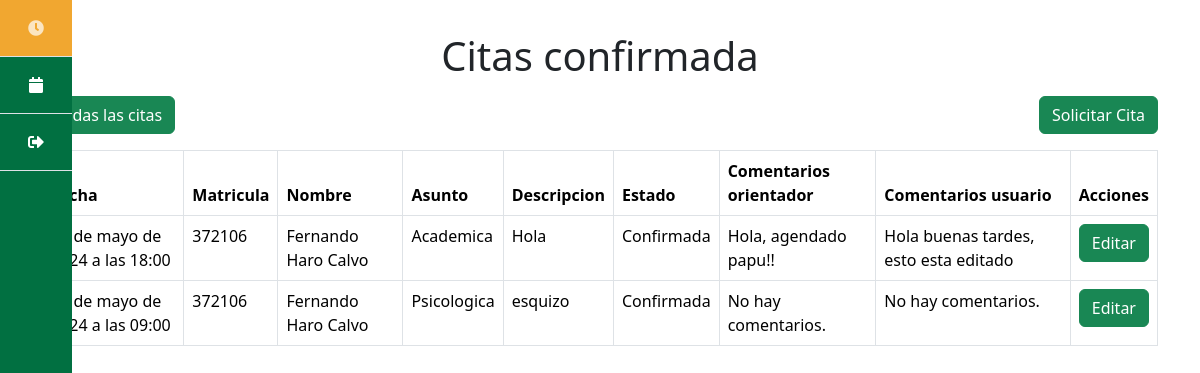
The page /citas_confirmadas/ (signed in) on the database as committed earlier.
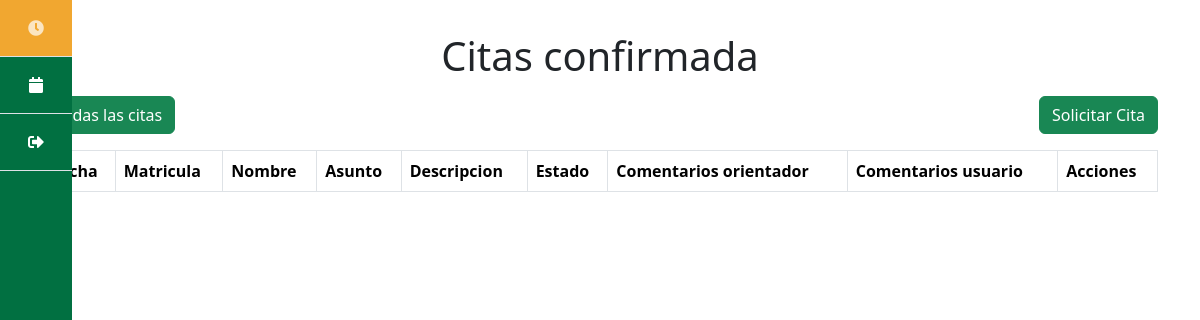
The same page on the database as committed later.
### paginas/models.py (models this page shows, shortened)
class Cita(models.Model):
    PENDIENTE = 'Pendiente'
    CONFIRMADA = 'Confirmada'
    DECLINADA = 'Declinada'
    ESTADOS_CITA = [
        (PENDIENTE, 'Pendiente'),
        (CONFIRMADA, 'Confirmada'),
        (DECLINADA, 'Declinada'),
    ]
    HOMBRE = 'Hombre'
    MUJER = 'Mujer'
    PREFIERO_NO_DECIRLO = 'Prefiero no decirlo'
    GENERO = [
        (HOMBRE, 'Hombre'),
        (MUJER, 'Mujer'),
        (PREFIERO_NO_DECIRLO, 'Prefiero no decirlo'),
    ]
    INGENIERIA_CIVIL = 'Ingenieria Civil'
    INGENIERIA_ELECTRONICA = 'Ingenieria en Electronica'
    INGENIERIA_COMPUTACION = 'Ingenieria en Computacion'
    INGENIERIA_INDUSTRIAL = 'Ingenieria Industrial'
    INGENIERIA_NANOTECNOLOGIA = 'Ingenieria en Nanatecnologia'
    INGENIERIA_SOFTWARE = 'Ingenieria en Software'
    BIOINGENIERIA = 'Bioingenieria'
    ARQUITECTURA = 'Arquitectura'
    CARRERAS = [
        (INGENIERIA_CIVIL,  'Ingenieria Civil'),
        (INGENIERIA_ELECTRONICA,  'Ingenieria en Electronica'),
        (INGENIERIA_COMPUTACION,  'Ingenieria en Computacion'),
        (INGENIERIA_INDUSTRIAL,  'Ingenieria Industrial'),
        (INGENIERIA_NANOTECNOLOGIA,  'Ingenieria en Nanotecnologia'),
        (INGENIERIA_SOFTWARE,  'Ingenieria en Software y Tecnologias Emergentes'),
        (BIOINGENIERIA,  'Bioingenieria'),
        (ARQUITECTURA,  'Arquitectura'),
    ]
    ACADEMICA = 'Academica'
    PERSONAL = 'Personal'
    VOCACIONAL = 'Vocacional'
    BAJA = 'Baja'
    PSICOLOGICA = 'Psicologica'
    ASUNTOS = [
        (ACADEMICA, 'Academica'),
        (PERSONAL, 'Personal'),
        (VOCACIONAL, 'Vocacional'),
        (BAJA, 'Baja'),
        (PSICOLOGICA, 'Psicologica'),
    ]
    PRIMERO = '1'
    SEGUNDO = '2'
    TERCERO = '3'
    CUARTO = '4'
    QUINTO = '5'
    SEXTO = '6'
    SEPTIMO = '7'
    OCTAVO = '8'
    NOVENO = '9'
    SEMESTRES = [
        (PRIMERO, '1'),
        (SEGUNDO, '2'),
        (TERCERO, '3'),
        (CUARTO, '4'),
        (QUINTO, '5'),
        (SEXTO, '6'),
        (SEPTIMO, '7'),
        (OCTAVO, '8'),
        (NOVENO, '9'),
    ]
    matricula = models.CharField(max_length=8)
    apellido_paterno = models.CharField(max_length=20)
    apellido_materno = models.CharField(max_length=20)
    nombre = models.CharField(max_length=40)
    descripcion = models.TextField(max_length=200)
    fecha = models.DateTimeField()
    semestre = models.CharField(
        max_length=2,
        choices=SEMESTRES,
        default=PRIMERO
    )
    comentarios_orientador = models.TextField(
        max_length=200,
        default="No hay comentarios."
    )
    comentarios_usuario = models.TextField(
        max_length=200,
        default="No hay comentarios."
    )
    sexo = models.CharField(
        max_length=20,
        choices=GENERO,
        default=PREFIERO_NO_DECIRLO,
    )
    estado = models.CharField(
        max_length=11,
        choices=ESTADOS_CITA,
        default=PENDIENTE,
    )
    carrera = models.CharField(
        max_length=50,
        choices=CARRERAS,
        default=INGENIERIA_SOFTWARE
    )
    asunto = models.CharField(
        max_length=50,
        choices=ASUNTOS,
        default=ACADEMICA
    )
    solicitada = models.DateTimeField(auto_now_add=True)
    user = models.ForeignKey(User, on_delete=models.CASCADE)

### paginas/views.py (the view)
# urls.py: path('citas_confirmadas/', views.citas_confirmadas, name = 'citas_confirmadas'),
def citas_confirmadas(request):
    if request.user.is_staff:
        citas = Cita.objects.filter(estado='Confirmada').order_by('-fecha')
    else:
        citas = Cita.objects.filter(
            estado='Confirmada', user=request.user).order_by('-fecha')
    return render(request, 'citas_confirmadas.html', {
        'citas': citas})

### paginas/templates/citas_confirmadas.html
{% extends 'base.html' %} {% block content %}
<h1 class="text-center mt-3 mb-3">Citas confirmada</h1>
<div class="d-flex mb-3 justify-content-between">
  <div class="d-flex gap-2">
      <a href="/citas" class="btn btn-success">Todas las citas</a>
  </div>
  <div>
    <a href="/citas/crear" class="btn btn-success">Solicitar Cita</a>
  </div>
</div>
<table class="table table-bordered">
    <thead>
        <tr>
            <th scope="col">Fecha</th>
            <th scope="col">Matricula</th>
            <th scope="col">Nombre</th>
            <th scope="col">Asunto</th>
            <th scope="col">Descripcion</th>
            <th scope="col">Estado</th>
            <th scope="col">Comentarios orientador</th>
            <th scope="col">Comentarios usuario</th>
            {% if user.is_staff %}
            <th scope="col">Acciones</th>
            {% else %}
            <th scope="col">Detalle</th>
            {% endif %}
        </tr>
    </thead>
    <tbody>
        {% for cita in citas %}
        <tr>
            <td>{{ cita.fecha }}</td>
            <td>{{ cita.matricula }}</td>
            <td>
                {{ cita.nombre }} {{cita.apellido_paterno}}
                {{cita.apellido_materno}}
            </td>
            <td>{{ cita.asunto }}</td>
            <td>{{ cita.descripcion }}</td>
            <td>{{ cita.estado }}</td>
            <td>{{ cita.comentarios_orientador }}</td>
            <td>{{ cita.comentarios_usuario }}</td>
            {% if user.is_staff %}
            <td>
                <a href="/citas/{{ cita.id }}" class="btn btn-success"
                    >Editar
                </a>
            </td>
            {% else %}
            <td>
                <a href="/citas/{{ cita.id }}" class="btn btn-success">Ver </a>
            </td>
            {% endif %} {% endfor %}
        </tr>
    </tbody>
</table>
{% endblock %}

### paginas/templates/base.html (shortened to what this page needs)
<!DOCTYPE html>
<html lang="es">
    <head>
        {% load static %}
        <link
            href="https://cdn.jsdelivr.net/npm/bootstrap@5.3.3/dist/css/bootstrap.min.css"
            rel="stylesheet"
        />
        <link
            rel="stylesheet"
            href="https://cdnjs.cloudflare.com/ajax/libs/font-awesome/5.15.3/css/all.min.css"
        />
        <link rel="stylesheet" href="{% static 'css/styles.css' %}" />
    </head>
    <body>
        <div class="d-flex">
            <div
                class="d-flex flex-column flex-shrink-0 h-100"
                style="
                    position: fixed;
                    width: 4.5rem;
                    background-color: #017041;
                    min-height: 100vh;
                "
            >
                <ul
                    class="nav nav-pills nav-flush flex-column mb-auto text-center"
                >
                    {% if user.is_authenticated %}
                    <li>
                        <a
                            href="/citas_pendientes/"
                            class="nav-link {% if request.path == '/citas_confirmadas/' %}active{% endif %} py-3 border-bottom rounded-0"
                            data-bs-toggle="tooltip"
                            data-bs-placement="right"
                            aria-label="Citas"
                            data-bs-original-title="Citas"
                        >
                            <i class="fas fa-clock"></i>
                        </a>
                    </li>
                    <li>
                        <a
                            href="/horario"
                            class="nav-link {% if request.path == '/horario/' %}active{% endif %} py-3 border-bottom rounded-0"
                            data-bs-toggle="tooltip"
                            data-bs-placement="right"
                            aria-label="Horarios"
                            data-bs-original-title="Horarios"
                        >
                            <i class="fas fa-calendar"></i>
                        </a>
                    </li>
                    <li>
                        <a
                            href="/logout"
                            class="nav-link py-3 border-bottom rounded-0"
                            data-bs-toggle="tooltip"
                            data-bs-placement="right"
                            aria-label="Cerrar sesión"
                            data-bs-original-title="Cerrar sesión"
                        >
                            <i class="fas fa-sign-out-alt"></i>
                        </a>
                    </li>
                    {% endif %}
                </ul>
            </div>
            <div class="container mt-3">{% block content %} {% endblock %}</div>
        </div>
    </body>
</html>

### paginas/static/css/styles.css (style rules this page uses)
:root { --bs-primary: #017041; --bs-secondary: #f1a730; }
.nav-link.active { background-color: var(--bs-secondary) !important; }
.nav-link { color: white !important; }

Rows that differ between the two databases and show on the page:
removed Cita: fecha "31 de mayo de 2024 a las 18:00", matricula "372106", nombre "Fernando", apellido_paterno "Haro", apellido_materno "Calvo", asunto "Academica", descripcion "Hola", estado "Confirmada", comentarios_orientador "Hola, agendado papu!!", comentarios_usuario "Hola buenas tardes, esto esta editado"
removed Cita: fecha "27 de mayo de 2024 a las 09:00", matricula "372106", nombre "Fernando", apellido_paterno "Haro", apellido_materno "Calvo", asunto "Psicologica", descripcion "esquizo", estado "Confirmada", comentarios_orientador "No hay comentarios.", comentarios_usuario "No hay comentarios."
